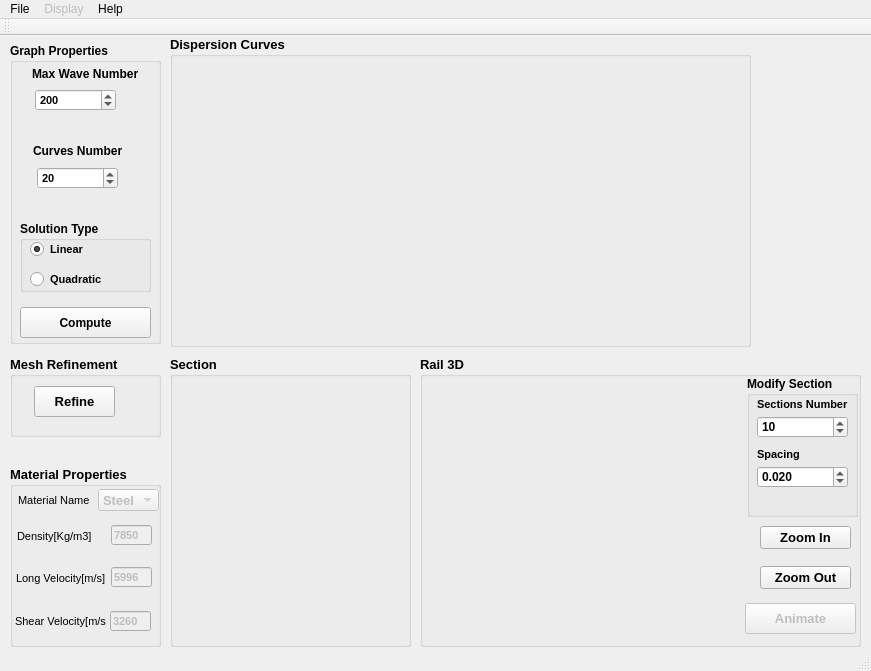
<?xml version="1.0" encoding="UTF-8"?>
<ui version="4.0">
 <class>MainWindow</class>
 <widget class="QMainWindow" name="MainWindow">
  <property name="geometry">
   <rect>
    <x>0</x>
    <y>0</y>
    <width>871</width>
    <height>671</height>
   </rect>
  </property>
  <property name="maximumSize">
   <size>
    <width>871</width>
    <height>671</height>
   </size>
  </property>
  <property name="windowTitle">
   <string>RailWave</string>
  </property>
  <property name="windowIcon">
   <iconset resource="rsources.qrc">
    <normaloff>:/images.png</normaloff>:/images.png</iconset>
  </property>
  <widget class="QWidget" name="centralWidget">
   <widget class="QGroupBox" name="sectionGB">
    <property name="geometry">
     <rect>
      <x>170</x>
      <y>320</y>
      <width>241</width>
      <height>291</height>
     </rect>
    </property>
    <property name="font">
     <font>
      <pointsize>10</pointsize>
      <weight>75</weight>
      <bold>true</bold>
     </font>
    </property>
    <property name="title">
     <string>Section</string>
    </property>
    <widget class="GLSection" name="railSec" native="true">
     <property name="geometry">
      <rect>
       <x>10</x>
       <y>20</y>
       <width>221</width>
       <height>261</height>
      </rect>
     </property>
    </widget>
   </widget>
   <widget class="QGroupBox" name="rail3dGB">
    <property name="geometry">
     <rect>
      <x>420</x>
      <y>320</y>
      <width>441</width>
      <height>291</height>
     </rect>
    </property>
    <property name="font">
     <font>
      <pointsize>10</pointsize>
      <weight>75</weight>
      <bold>true</bold>
     </font>
    </property>
    <property name="title">
     <string>Rail 3D</string>
    </property>
    <widget class="QGroupBox" name="modifySecGB">
     <property name="geometry">
      <rect>
       <x>327</x>
       <y>20</y>
       <width>111</width>
       <height>141</height>
      </rect>
     </property>
     <property name="font">
      <font>
       <pointsize>9</pointsize>
      </font>
     </property>
     <property name="title">
      <string>Modify Section</string>
     </property>
     <widget class="QSpinBox" name="secNumbSp">
      <property name="geometry">
       <rect>
        <x>10</x>
        <y>40</y>
        <width>91</width>
        <height>22</height>
       </rect>
      </property>
      <property name="minimum">
       <number>1</number>
      </property>
      <property name="value">
       <number>10</number>
      </property>
     </widget>
     <widget class="QDoubleSpinBox" name="spacingSp">
      <property name="geometry">
       <rect>
        <x>10</x>
        <y>90</y>
        <width>91</width>
        <height>22</height>
       </rect>
      </property>
      <property name="decimals">
       <number>3</number>
      </property>
      <property name="maximum">
       <double>9.999000000000001</double>
      </property>
      <property name="singleStep">
       <double>0.001000000000000</double>
      </property>
      <property name="value">
       <double>0.020000000000000</double>
      </property>
     </widget>
     <widget class="QLabel" name="label">
      <property name="geometry">
       <rect>
        <x>10</x>
        <y>20</y>
        <width>101</width>
        <height>16</height>
       </rect>
      </property>
      <property name="font">
       <font>
        <pointsize>8</pointsize>
       </font>
      </property>
      <property name="text">
       <string>Sections Number</string>
      </property>
     </widget>
     <widget class="QLabel" name="label_2">
      <property name="geometry">
       <rect>
        <x>10</x>
        <y>70</y>
        <width>51</width>
        <height>16</height>
       </rect>
      </property>
      <property name="font">
       <font>
        <pointsize>8</pointsize>
       </font>
      </property>
      <property name="text">
       <string>Spacing</string>
      </property>
     </widget>
    </widget>
    <widget class="QPushButton" name="zoomIn">
     <property name="geometry">
      <rect>
       <x>340</x>
       <y>170</y>
       <width>91</width>
       <height>23</height>
      </rect>
     </property>
     <property name="text">
      <string>Zoom In</string>
     </property>
    </widget>
    <widget class="GLRail3d" name="rail3D" native="true">
     <property name="geometry">
      <rect>
       <x>10</x>
       <y>20</y>
       <width>311</width>
       <height>261</height>
      </rect>
     </property>
    </widget>
    <widget class="QPushButton" name="zoomOut">
     <property name="geometry">
      <rect>
       <x>340</x>
       <y>210</y>
       <width>91</width>
       <height>23</height>
      </rect>
     </property>
     <property name="text">
      <string>Zoom Out</string>
     </property>
    </widget>
    <widget class="QPushButton" name="animatePB">
     <property name="enabled">
      <bool>false</bool>
     </property>
     <property name="geometry">
      <rect>
       <x>325</x>
       <y>247</y>
       <width>111</width>
       <height>31</height>
      </rect>
     </property>
     <property name="text">
      <string>Animate</string>
     </property>
    </widget>
   </widget>
   <widget class="QGroupBox" name="curvesGB">
    <property name="geometry">
     <rect>
      <x>170</x>
      <y>0</y>
      <width>581</width>
      <height>311</height>
     </rect>
    </property>
    <property name="font">
     <font>
      <pointsize>10</pointsize>
      <weight>75</weight>
      <bold>true</bold>
     </font>
    </property>
    <property name="title">
     <string>Dispersion Curves</string>
    </property>
    <widget class="QCustomPlot" name="dispCurvs" native="true">
     <property name="geometry">
      <rect>
       <x>10</x>
       <y>20</y>
       <width>561</width>
       <height>281</height>
      </rect>
     </property>
     <widget class="QLabel" name="curvesInit">
      <property name="geometry">
       <rect>
        <x>0</x>
        <y>0</y>
        <width>561</width>
        <height>281</height>
       </rect>
      </property>
      <property name="text">
       <string/>
      </property>
     </widget>
    </widget>
   </widget>
   <widget class="QGroupBox" name="meshRefGB">
    <property name="geometry">
     <rect>
      <x>10</x>
      <y>320</y>
      <width>151</width>
      <height>81</height>
     </rect>
    </property>
    <property name="font">
     <font>
      <pointsize>10</pointsize>
      <weight>75</weight>
      <bold>true</bold>
     </font>
    </property>
    <property name="title">
     <string>Mesh Refinement</string>
    </property>
    <widget class="QPushButton" name="pushButton">
     <property name="geometry">
      <rect>
       <x>24</x>
       <y>30</y>
       <width>81</width>
       <height>31</height>
      </rect>
     </property>
     <property name="text">
      <string>Refine</string>
     </property>
    </widget>
   </widget>
   <widget class="QGroupBox" name="matPropGB">
    <property name="geometry">
     <rect>
      <x>10</x>
      <y>430</y>
      <width>151</width>
      <height>181</height>
     </rect>
    </property>
    <property name="font">
     <font>
      <pointsize>10</pointsize>
      <weight>75</weight>
      <bold>true</bold>
     </font>
    </property>
    <property name="title">
     <string>Material Properties</string>
    </property>
    <widget class="QLineEdit" name="densityText">
     <property name="enabled">
      <bool>false</bool>
     </property>
     <property name="geometry">
      <rect>
       <x>101</x>
       <y>59</y>
       <width>41</width>
       <height>20</height>
      </rect>
     </property>
     <property name="font">
      <font>
       <pointsize>8</pointsize>
      </font>
     </property>
     <property name="text">
      <string>7850</string>
     </property>
    </widget>
    <widget class="QLabel" name="label_3">
     <property name="geometry">
      <rect>
       <x>7</x>
       <y>60</y>
       <width>81</width>
       <height>20</height>
      </rect>
     </property>
     <property name="font">
      <font>
       <pointsize>8</pointsize>
       <weight>50</weight>
       <bold>false</bold>
      </font>
     </property>
     <property name="text">
      <string>Density[Kg/m3]</string>
     </property>
    </widget>
    <widget class="QLineEdit" name="longVelocText">
     <property name="enabled">
      <bool>false</bool>
     </property>
     <property name="geometry">
      <rect>
       <x>101</x>
       <y>101</y>
       <width>41</width>
       <height>20</height>
      </rect>
     </property>
     <property name="font">
      <font>
       <pointsize>8</pointsize>
      </font>
     </property>
     <property name="text">
      <string>5996</string>
     </property>
    </widget>
    <widget class="QLabel" name="label_4">
     <property name="geometry">
      <rect>
       <x>6</x>
       <y>102</y>
       <width>91</width>
       <height>20</height>
      </rect>
     </property>
     <property name="font">
      <font>
       <pointsize>8</pointsize>
       <weight>50</weight>
       <bold>false</bold>
      </font>
     </property>
     <property name="text">
      <string>Long Velocity[m/s]</string>
     </property>
    </widget>
    <widget class="QLineEdit" name="shearVelText">
     <property name="enabled">
      <bool>false</bool>
     </property>
     <property name="geometry">
      <rect>
       <x>100</x>
       <y>145</y>
       <width>41</width>
       <height>20</height>
      </rect>
     </property>
     <property name="font">
      <font>
       <pointsize>8</pointsize>
      </font>
     </property>
     <property name="text">
      <string>3260</string>
     </property>
    </widget>
    <widget class="QLabel" name="label_5">
     <property name="geometry">
      <rect>
       <x>5</x>
       <y>145</y>
       <width>91</width>
       <height>20</height>
      </rect>
     </property>
     <property name="font">
      <font>
       <pointsize>8</pointsize>
       <weight>50</weight>
       <bold>false</bold>
      </font>
     </property>
     <property name="text">
      <string>Shear Velocity[m/s]</string>
     </property>
    </widget>
    <widget class="QLabel" name="matNameLab">
     <property name="geometry">
      <rect>
       <x>8</x>
       <y>26</y>
       <width>71</width>
       <height>16</height>
      </rect>
     </property>
     <property name="font">
      <font>
       <pointsize>8</pointsize>
       <weight>50</weight>
       <bold>false</bold>
      </font>
     </property>
     <property name="text">
      <string>Material Name</string>
     </property>
    </widget>
    <widget class="QComboBox" name="matNameCBox">
     <property name="enabled">
      <bool>false</bool>
     </property>
     <property name="geometry">
      <rect>
       <x>88</x>
       <y>23</y>
       <width>61</width>
       <height>22</height>
      </rect>
     </property>
     <property name="editable">
      <bool>false</bool>
     </property>
     <item>
      <property name="text">
       <string>Steel</string>
      </property>
     </item>
    </widget>
   </widget>
   <widget class="QGroupBox" name="graphPropGB">
    <property name="geometry">
     <rect>
      <x>10</x>
      <y>7</y>
      <width>151</width>
      <height>301</height>
     </rect>
    </property>
    <property name="font">
     <font>
      <pointsize>9</pointsize>
      <weight>75</weight>
      <bold>true</bold>
     </font>
    </property>
    <property name="title">
     <string>Graph Properties</string>
    </property>
    <widget class="QLabel" name="label_6">
     <property name="geometry">
      <rect>
       <x>22</x>
       <y>23</y>
       <width>121</width>
       <height>16</height>
      </rect>
     </property>
     <property name="font">
      <font>
       <pointsize>9</pointsize>
       <weight>75</weight>
       <bold>true</bold>
      </font>
     </property>
     <property name="text">
      <string>Max Wave Number</string>
     </property>
    </widget>
    <widget class="QSpinBox" name="maxWaveSp">
     <property name="enabled">
      <bool>true</bool>
     </property>
     <property name="geometry">
      <rect>
       <x>25</x>
       <y>46</y>
       <width>81</width>
       <height>22</height>
      </rect>
     </property>
     <property name="font">
      <font>
       <pointsize>8</pointsize>
       <weight>75</weight>
       <bold>true</bold>
      </font>
     </property>
     <property name="minimum">
      <number>1</number>
     </property>
     <property name="maximum">
      <number>1000</number>
     </property>
     <property name="value">
      <number>200</number>
     </property>
    </widget>
    <widget class="QLabel" name="label_8">
     <property name="geometry">
      <rect>
       <x>23</x>
       <y>100</y>
       <width>101</width>
       <height>16</height>
      </rect>
     </property>
     <property name="font">
      <font>
       <pointsize>9</pointsize>
       <weight>75</weight>
       <bold>true</bold>
      </font>
     </property>
     <property name="text">
      <string>Curves Number</string>
     </property>
    </widget>
    <widget class="QSpinBox" name="curvNumbSp">
     <property name="geometry">
      <rect>
       <x>27</x>
       <y>124</y>
       <width>81</width>
       <height>22</height>
      </rect>
     </property>
     <property name="font">
      <font>
       <pointsize>8</pointsize>
      </font>
     </property>
     <property name="minimum">
      <number>5</number>
     </property>
     <property name="maximum">
      <number>30</number>
     </property>
     <property name="value">
      <number>20</number>
     </property>
    </widget>
    <widget class="QPushButton" name="computeButt">
     <property name="geometry">
      <rect>
       <x>10</x>
       <y>264</y>
       <width>131</width>
       <height>31</height>
      </rect>
     </property>
     <property name="text">
      <string>Compute</string>
     </property>
    </widget>
    <widget class="QGroupBox" name="solTypeGB">
     <property name="enabled">
      <bool>true</bool>
     </property>
     <property name="geometry">
      <rect>
       <x>10</x>
       <y>178</y>
       <width>131</width>
       <height>71</height>
      </rect>
     </property>
     <property name="title">
      <string>Solution Type</string>
     </property>
     <widget class="QRadioButton" name="rbLinear">
      <property name="geometry">
       <rect>
        <x>10</x>
        <y>20</y>
        <width>82</width>
        <height>17</height>
       </rect>
      </property>
      <property name="font">
       <font>
        <pointsize>8</pointsize>
       </font>
      </property>
      <property name="text">
       <string>Linear</string>
      </property>
      <property name="checked">
       <bool>true</bool>
      </property>
     </widget>
     <widget class="QRadioButton" name="rbQuadratic">
      <property name="geometry">
       <rect>
        <x>10</x>
        <y>50</y>
        <width>82</width>
        <height>17</height>
       </rect>
      </property>
      <property name="font">
       <font>
        <pointsize>8</pointsize>
       </font>
      </property>
      <property name="text">
       <string>Quadratic</string>
      </property>
     </widget>
    </widget>
   </widget>
  </widget>
  <widget class="QMenuBar" name="menuBar">
   <property name="geometry">
    <rect>
     <x>0</x>
     <y>0</y>
     <width>871</width>
     <height>20</height>
    </rect>
   </property>
   <widget class="QMenu" name="menuFile">
    <property name="title">
     <string>File</string>
    </property>
    <addaction name="actionOpen_Rail"/>
    <addaction name="actionCreate_Rail"/>
    <addaction name="actionClose_Rail"/>
    <addaction name="actionClose"/>
   </widget>
   <widget class="QMenu" name="menuDisplay">
    <property name="enabled">
     <bool>false</bool>
    </property>
    <property name="title">
     <string>Display</string>
    </property>
    <addaction name="actionShow_Curves"/>
   </widget>
   <widget class="QMenu" name="menuHelp">
    <property name="title">
     <string>Help</string>
    </property>
    <addaction name="actionAbout"/>
   </widget>
   <addaction name="menuFile"/>
   <addaction name="menuDisplay"/>
   <addaction name="menuHelp"/>
  </widget>
  <widget class="QToolBar" name="mainToolBar">
   <attribute name="toolBarArea">
    <enum>TopToolBarArea</enum>
   </attribute>
   <attribute name="toolBarBreak">
    <bool>false</bool>
   </attribute>
  </widget>
  <widget class="QStatusBar" name="statusBar"/>
  <action name="actionOpen_Rail">
   <property name="text">
    <string>Open Rail</string>
   </property>
  </action>
  <action name="actionClose">
   <property name="text">
    <string>Close</string>
   </property>
  </action>
  <action name="actionClose_Rail">
   <property name="text">
    <string>Close Rail</string>
   </property>
  </action>
  <action name="actionShow_Curves">
   <property name="checkable">
    <bool>true</bool>
   </property>
   <property name="checked">
    <bool>true</bool>
   </property>
   <property name="enabled">
    <bool>false</bool>
   </property>
   <property name="text">
    <string>Show Curves</string>
   </property>
  </action>
  <action name="actionAbout">
   <property name="text">
    <string>About</string>
   </property>
  </action>
  <action name="actionCreate_Rail">
   <property name="text">
    <string>Create Rail</string>
   </property>
  </action>
 </widget>
 <layoutdefault spacing="6" margin="11"/>
 <customwidgets>
  <customwidget>
   <class>QCustomPlot</class>
   <extends>QWidget</extends>
   <header location="global">qcustomplot.h</header>
   <container>1</container>
  </customwidget>
  <customwidget>
   <class>GLSection</class>
   <extends>QWidget</extends>
   <header location="global">glsection.h</header>
   <container>1</container>
  </customwidget>
  <customwidget>
   <class>GLRail3d</class>
   <extends>QWidget</extends>
   <header location="global">glrail3d.h</header>
   <container>1</container>
  </customwidget>
 </customwidgets>
 <resources>
  <include location="rsources.qrc"/>
 </resources>
 <connections/>
</ui>
